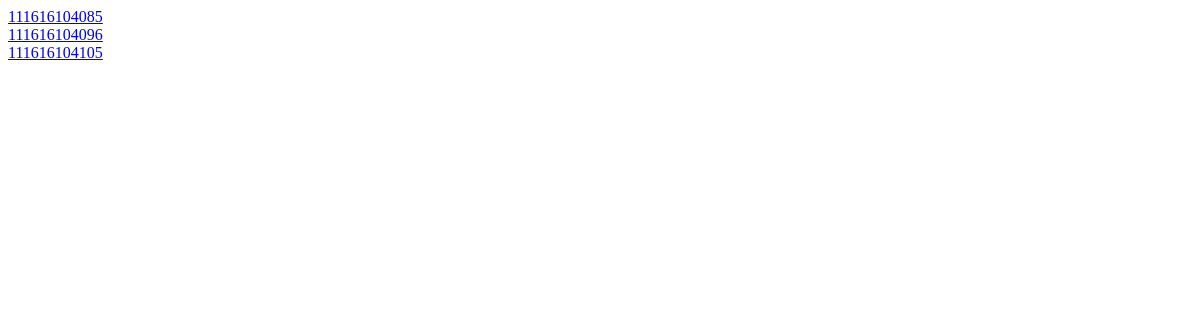
Page /portal/index/ on the earlier database version.
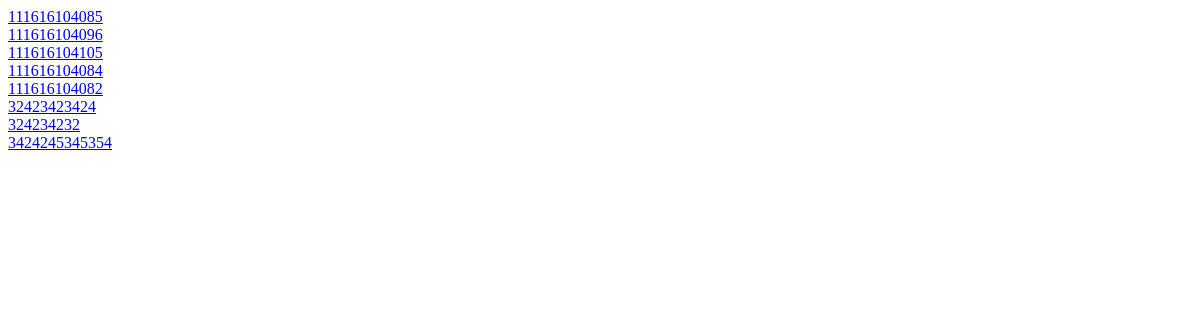
Same page on the later database version.
### student_portal/models.py (models this page shows, shortened)
class Personal(models.Model):
    name = models.CharField(max_length=250)
    dept = models.CharField(max_length=25)
    regno = models.BigIntegerField(primary_key=True)

### student_portal/views.py (the view)
# urls.py: path('index/', views.IndexView.as_view(), name='index'),
class IndexView(generic.list.ListView):
    context_object_name = "all_students"
    template_name = 'student_portal/list.html'
    def get_queryset(self):
        return Personal.objects.all()

### student_portal/templates/student_portal/list.html (shortened to what this page needs)
<!DOCTYPE html>
<html>
<head>
</head>
<body>
    {%for i in all_students%}
        <a href = "/portal/{{i.regno}}/">{{i.regno}}</a><br>
    {%endfor%}
</body>
</html>

Differences in the rows shown:
added Personal: regno "111616104084"
added Personal: regno "111616104082"
added Personal: regno "32423423424"
added Personal: regno "324234232"
added Personal: regno "3424245345354"
